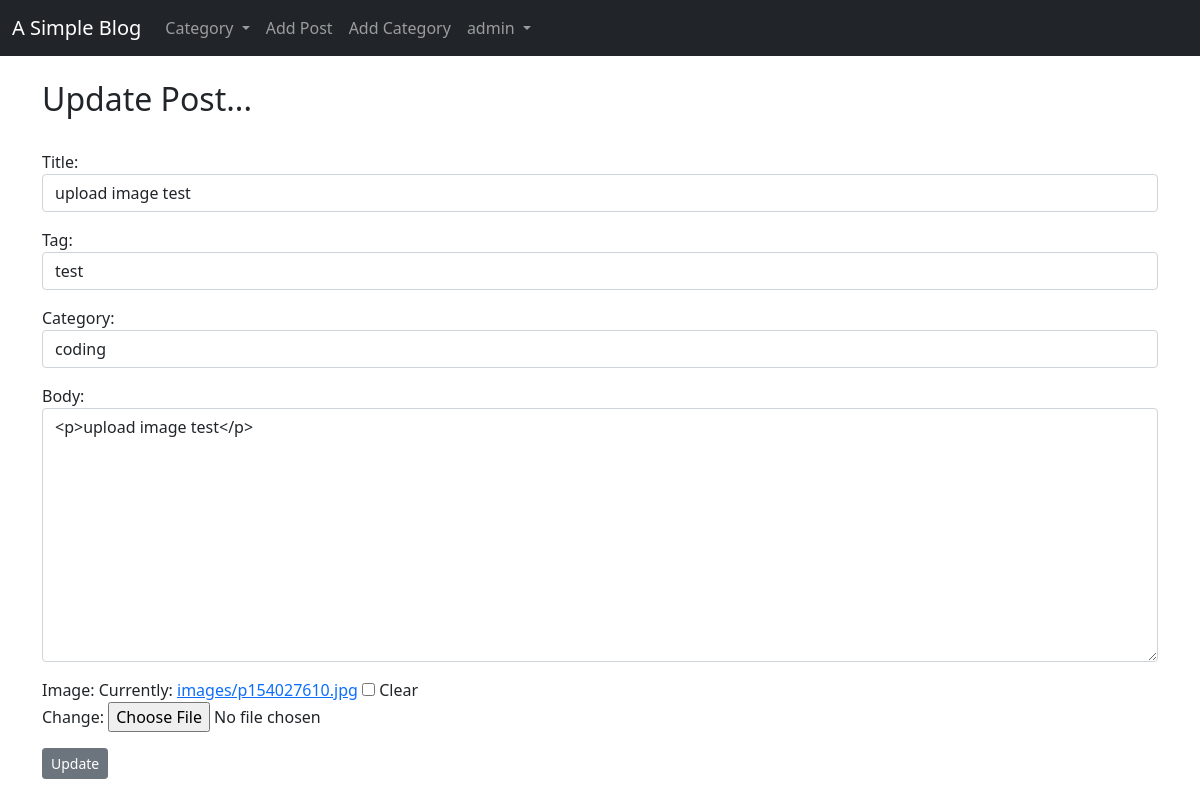
/article/35/edit/ (signed in), run on the app's committed database.
### myBlog/models.py (models this page shows, shortened)
class Post(models.Model):
    title = models.CharField(max_length=255)
    author = models.ForeignKey(User, on_delete=CASCADE, null=False)
    tag = models.CharField(max_length=255)
    category = models.CharField(max_length=50, default="coding")
    body = RichTextField(blank=True, null=True)
    image = models.ImageField(null=True, blank=True, upload_to='images/')
    post_time = models.DateTimeField(auto_now_add=True)
    likes = models.ManyToManyField(User, related_name="like_list")
    class Meta:
        ordering = ['-post_time']

### myBlog/views.py (the view)
# urls.py: path('article/<int:pk>/edit/', views.UpdatePostView.as_view(), name='update_post'),
class UpdatePostView(generic.UpdateView):
    model = Post
    form_class = PostForm
    template_name = 'myBlog/update_post.html'

### myBlog/forms.py
class PostForm(forms.ModelForm):
    class Meta:
        model = Post
        exclude = ['author', 'likes']
        widgets = {
            'title': forms.TextInput(attrs={'class': 'form-control'}),
            'tag': forms.TextInput(attrs={'class': 'form-control'}),
            'category': forms.Select(choices=CHOICES, attrs={'class': 'form-control'}),
            'body': forms.Textarea(attrs={'class': 'form-control'}),
        }

### myBlog/context_processors.py (called while the page is built)
def get_category_list(request):
    category_list = Category.objects.all()
    return {
        'category_list': category_list,
    }

### myBlog/models.py (called while the page is built)
    def __str__(self):
        return self.name

### myBlog/templates/myBlog/update_post.html
{% extends 'base.html' %} {% block title %} Edit Post {% endblock %}
{% block body %}
<br />
<h2>Update Post...</h2>
<br />
{% if user.is_authenticated and user.id == post.author.id%}
<form method="POST" enctype="multipart/form-data">
	{% csrf_token %} {{ form.media }} {{ form.as_p }}
	<input type="submit" value="Update" class="btn btn-secondary btn-sm" />
</form>
{% else %}
<p><strong>Sorry, you're not allowed here.</strong></p>
{% endif %}
{% endblock %}

### templates/base.html (shortened to what this page needs)
{% load static %}
<!DOCTYPE html>
<html lang="en">
<head>
	<link href="https://cdn.jsdelivr.net/npm/bootstrap@5.1.0/dist/css/bootstrap.min.css" rel="stylesheet"
 />
</head>
<body>
	<nav class="navbar navbar-expand-lg navbar-dark bg-dark">
		<div class="container-fluid">
			<a class="navbar-brand" href="{% url 'home' %}">A Simple Blog</a>
			<div class="collapse navbar-collapse" id="navbarNavAltMarkup">
				<div class="navbar-nav">
					<li class="nav-item dropdown">
						<a class="nav-link dropdown-toggle" href="#" id="navbarDropdown" role="button" data-bs-toggle="dropdown"
							aria-expanded="false">
							Category
						</a>
					</li>
					{% with url_name=request.resolver_match.url_name %}
					{% if request.user.is_authenticated %}
					<a class="nav-link {% if url_name == 'add_post' %}active{% endif %}" href="{% url 'add_post' %}">Add Post</a>
					<a class="nav-link {% if url_name == 'add_category' %}active{% endif %}" href="{% url 'add_category' %}">Add
						Category</a>
					<li class="nav-item dropdown">
						<a class="nav-link dropdown-toggle" href="#" id="navbarDropdown" role="button" data-bs-toggle="dropdown"
							aria-expanded="false">
							{{ request.user }}
						</a>
					</li>
					{% else %}
					<a class="nav-link {% if url_name == 'login' %}active{% endif %}" href="{% url 'login' %}">Login</a>
					<a class="nav-link {% if url_name == 'register' %}active{% endif %}" href="{% url 'register' %}">Register</a>
					{% endif %}
					{% endwith %}
				</div>
			</div>
		</div>
	</nav>
	<div class="container">{% block body %} {% endblock %}</div>
</body>
</html>

### data on the page
Post: title "upload image test", tag "test", category "coding", body "<p>upload image test</p>"

### other printed values
{{ request.user }} "admin"
